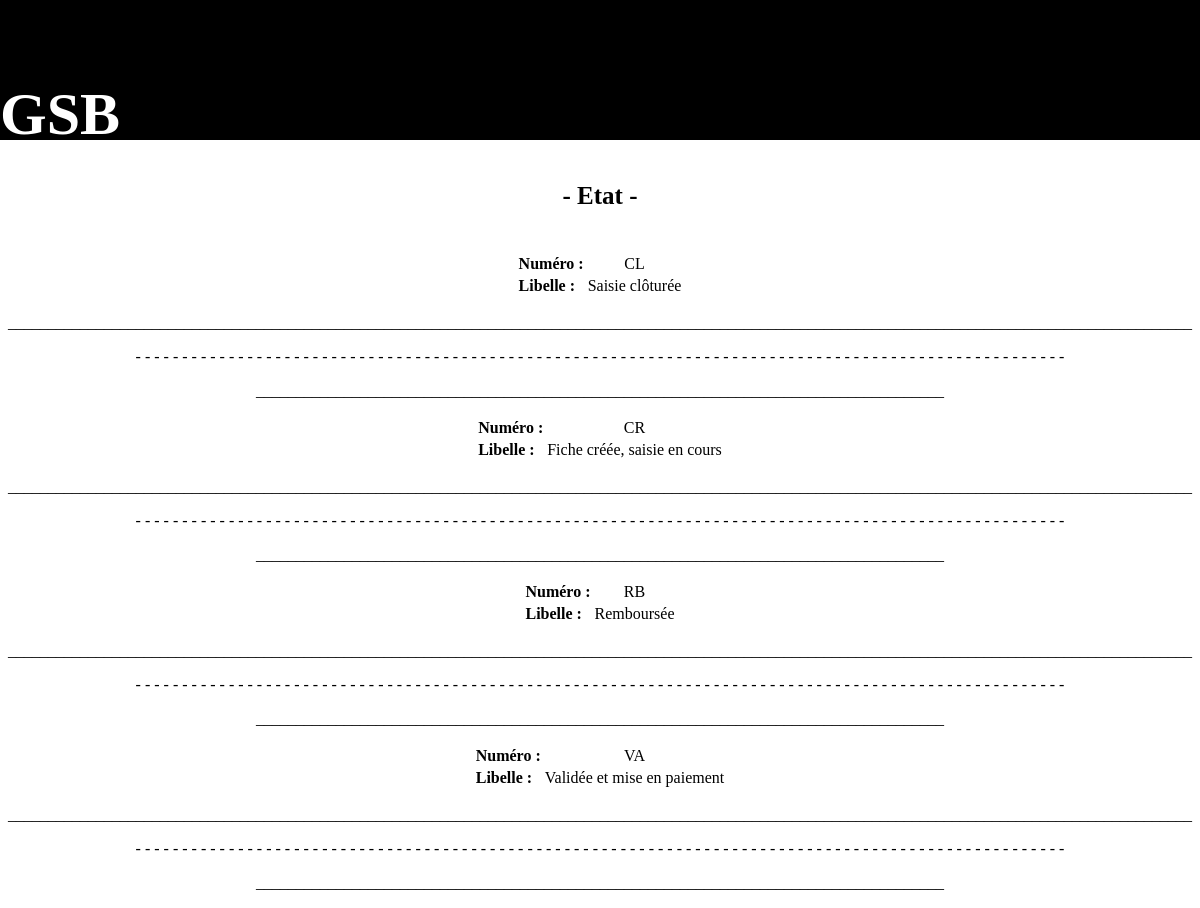
The app's page /gestfrais/views/Consulter/priveConsulterEtatGSB.php with its own data.
### tables this page shows
CREATE TABLE IF NOT EXISTS `etat` (
  `idEtat` char(2) NOT NULL,
  `libelle` varchar(30) DEFAULT NULL,
  PRIMARY KEY (`idEtat`)
);

### gestfrais/controller/conBDD.php (called while the page is built, shortened)
<?php
require_once('C:\wamp64\www\gestfrais\models\modele.php');
function conEtat(){
	consulterEtat();
}
?>

### gestfrais/models/modele.php (the view, shortened to what this page needs)
	<?php
function consulterEtat(){
try{
		$bdd = new PDO('mysql:host=10.99.98.192;dbname=gsbv2;charset=utf8','GSBPHP','',array(PDO::ATTR_ERRMODE => PDO::ERRMODE_EXCEPTION));
	}
	catch(Exceptions $e){
		die('Erreurs : ' . $e->getMessage());
		return false;
	}
$reponse = $bdd->query('SELECT * FROM Etat');
	while($donnee = $reponse->fetch()){
		?>
			<table colspan = 2>
				<tr>
					<th>Numéro : </th>
						<td><?php echo $donnee['idEtat'];?></td>
				</tr>
				<tr>
					<th>Libelle : </th>
						<td><?php echo $donnee['libelle'];?></td>
				</tr>
			</table>
	<p>____________________________________________________________________________________________________________________________________________________</p>
	<p>- - - - - - - - - - - - - - - - - - - - - - - - - - - - - - - - - - - - - - - - - - - - - - - - - - - - - - - - - - - - - - - - - - - - - - - - - - - - - - - - - - - - - - - - - - - - - - - - - - - - </p>
	<p>______________________________________________________________________________________</p>
	<?php
	}
}
?>

### gestfrais/views/styleGSB.css (style rules this page uses)
@media only screen and (min-width:1025px) { p { color: black; text-align:center; } }
@media only screen and (min-width:1025px) { body { min-height:100%; margin:0; padding:0; position:relative; } }
@media only screen and (min-width:1025px) { table { margin:auto; } }
@media only screen and (min-width:1025px) { th { text-align : left; } }
@media only screen and (min-width:1025px) { tr { text-align:center; } }

### records on screen
etat: idEtat "CL", libelle "Saisie clôturée"
etat: idEtat "CR", libelle "Fiche créée, saisie en cours"
etat: idEtat "RB", libelle "Remboursée"
etat: idEtat "VA", libelle "Validée et mise en paiement"
